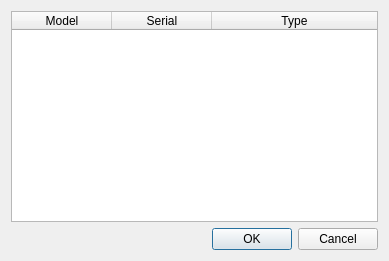
<?xml version="1.0" encoding="UTF-8"?>
<ui version="4.0">
 <class>CaptureDeviceSelectionDialog</class>
 <widget class="QDialog" name="CaptureDeviceSelectionDialog">
  <property name="geometry">
   <rect>
    <x>0</x>
    <y>0</y>
    <width>389</width>
    <height>261</height>
   </rect>
  </property>
  <property name="maximumSize">
   <size>
    <width>640</width>
    <height>480</height>
   </size>
  </property>
  <property name="windowTitle">
   <string>Select a Capture Device</string>
  </property>
  <property name="autoFillBackground">
   <bool>true</bool>
  </property>
  <layout class="QVBoxLayout" name="verticalLayout">
   <item>
    <widget class="QTableWidget" name="device_table">
     <property name="minimumSize">
      <size>
       <width>0</width>
       <height>0</height>
      </size>
     </property>
     <property name="editTriggers">
      <set>QAbstractItemView::NoEditTriggers</set>
     </property>
     <property name="showDropIndicator" stdset="0">
      <bool>false</bool>
     </property>
     <property name="dragDropOverwriteMode">
      <bool>false</bool>
     </property>
     <property name="alternatingRowColors">
      <bool>true</bool>
     </property>
     <property name="selectionMode">
      <enum>QAbstractItemView::SingleSelection</enum>
     </property>
     <property name="selectionBehavior">
      <enum>QAbstractItemView::SelectRows</enum>
     </property>
     <property name="showGrid">
      <bool>true</bool>
     </property>
     <property name="columnCount">
      <number>3</number>
     </property>
     <attribute name="horizontalHeaderCascadingSectionResizes">
      <bool>true</bool>
     </attribute>
     <attribute name="horizontalHeaderStretchLastSection">
      <bool>true</bool>
     </attribute>
     <column>
      <property name="text">
       <string>Model</string>
      </property>
      <property name="whatsThis">
       <string>Model Description</string>
      </property>
     </column>
     <column>
      <property name="text">
       <string>Serial</string>
      </property>
     </column>
     <column>
      <property name="text">
       <string>Type</string>
      </property>
     </column>
    </widget>
   </item>
   <item>
    <widget class="QDialogButtonBox" name="buttonBox">
     <property name="orientation">
      <enum>Qt::Horizontal</enum>
     </property>
     <property name="standardButtons">
      <set>QDialogButtonBox::Cancel|QDialogButtonBox::Ok</set>
     </property>
    </widget>
   </item>
  </layout>
 </widget>
 <resources/>
 <connections>
  <connection>
   <sender>buttonBox</sender>
   <signal>accepted()</signal>
   <receiver>CaptureDeviceSelectionDialog</receiver>
   <slot>accept()</slot>
   <hints>
    <hint type="sourcelabel">
     <x>248</x>
     <y>254</y>
    </hint>
    <hint type="destinationlabel">
     <x>157</x>
     <y>274</y>
    </hint>
   </hints>
  </connection>
  <connection>
   <sender>buttonBox</sender>
   <signal>rejected()</signal>
   <receiver>CaptureDeviceSelectionDialog</receiver>
   <slot>reject()</slot>
   <hints>
    <hint type="sourcelabel">
     <x>316</x>
     <y>260</y>
    </hint>
    <hint type="destinationlabel">
     <x>286</x>
     <y>274</y>
    </hint>
   </hints>
  </connection>
 </connections>
</ui>
